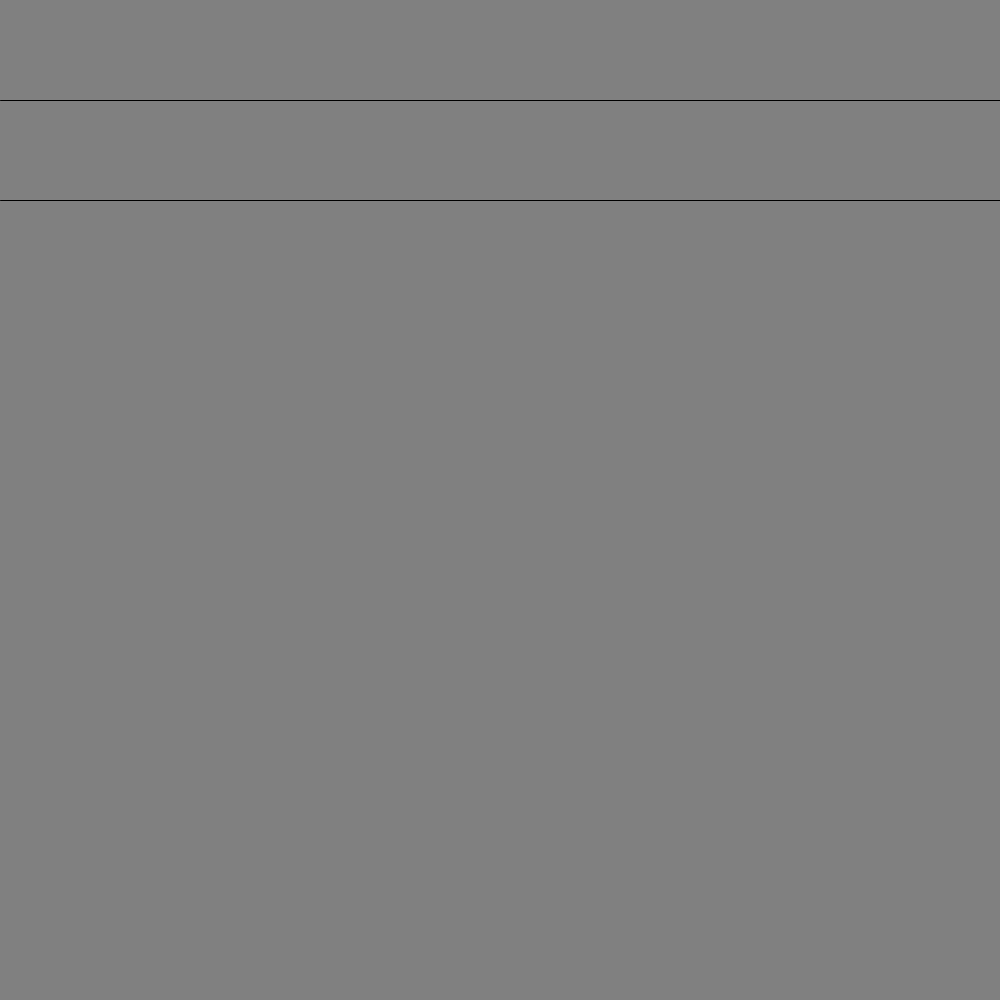
Frame 1 (no input)
Frame 60 (the mouse pressed at the canvas centre just before this capture): identical to frame 1, image omitted
Frame 120 (the mouse held since frame 60 and released just before this capture): identical to frame 1, image omitted

The Processing sketch that drew this single still picture (run headless with seeded random() and noise(); from frame 60 on, the mouse is pressed at the canvas centre):

// Processing sketch: Lines
// ── Lines.pde
void setup() {
   size(1000,1000);
}

void draw() {
  background(128);
  drawGrid();
}

void drawGrid() {
  line(0,100,width,100);
  line(0,200,width,200);
}
